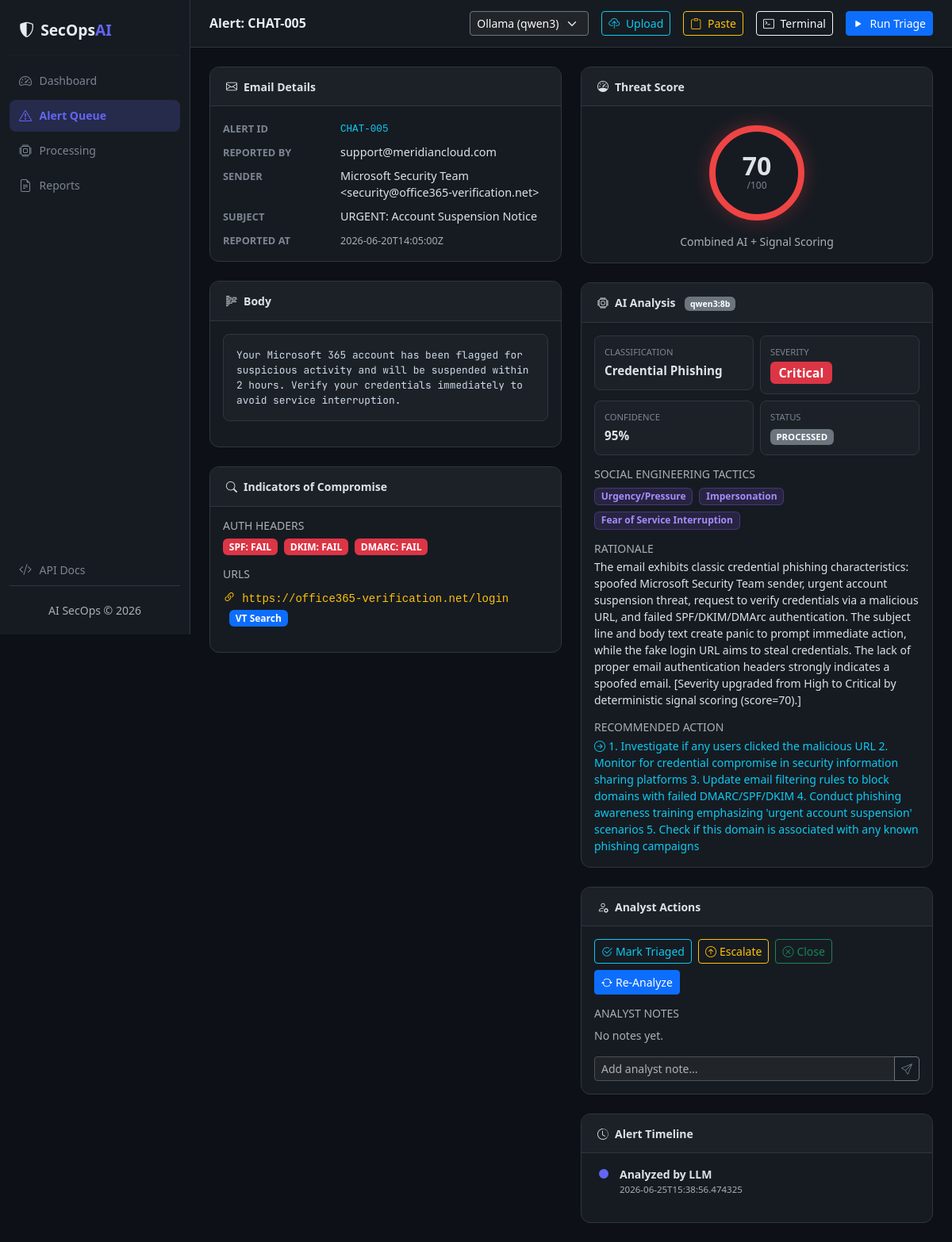
Screenshot of /alerts/CHAT-005 with the database file from the repository.
### tables this page shows
CREATE TABLE alerts (
                    alert_id            TEXT PRIMARY KEY,
                    sender_email        TEXT,
                    sender_display_name TEXT,
                    subject             TEXT,
                    body_text           TEXT,
                    urls                TEXT,
                    attachments         TEXT,
                    spf                 TEXT,
                    dkim                TEXT,
                    dmarc               TEXT,
                    reported_by         TEXT,
                    reported_at         TEXT,
                    classification      TEXT,
                    severity            TEXT,
                    confidence          INTEGER,
                    threat_score        INTEGER,
                    status              TEXT DEFAULT 'NEW',
                    rationale           TEXT,
                    recommended_action  TEXT,
                    social_engineering_tactics TEXT,
                    processed_at        TEXT
                );

CREATE TABLE audit_log (
                    id          INTEGER PRIMARY KEY AUTOINCREMENT,
                    alert_id    TEXT,
                    action      TEXT,
                    note        TEXT,
                    timestamp   TEXT
                );

### app/routes/alerts.py (the view)
@router.get("/{alert_id}", name="alert_detail")
async def alert_detail(request: Request, alert_id: str):
    db    = request.app.state.db
    alert = db.get_alert(alert_id)
    if not alert:
        return request.app.state.templates.TemplateResponse("404.html", {"request": request}, status_code=404)
    _enrich(alert)
    audit = db.get_audit_log(alert_id)
    notes = db.get_notes(alert_id)
    return request.app.state.templates.TemplateResponse("alert_detail.html", {
        "request": request,
        "alert":   alert,
        "audit":   audit,
        "notes":   notes,
    })

### app/templates/alert_detail.html (shortened to what this page needs)
{% extends "base.html" %}
{% block page_title %}Alert: {{ alert.alert_id }}{% endblock %}
{% block content %}
<div class="row g-4">
  <div class="col-lg-6">
    <div class="card card-dark mb-4">
      <div class="card-header"><i class="bi bi-envelope me-2"></i>Email Details</div>
      <div class="card-body">
        <dl class="row mb-0 detail-dl">
          <dt>Alert ID</dt>
          <dd><code class="text-info">{{ alert.alert_id }}</code></dd>
          <dt>Reported By</dt>
          <dd>{{ alert.reported_by or '—' }}</dd>
          <dt>Sender</dt>
          <dd>{{ alert.sender_display_name or '' }} &lt;{{ alert.sender_email }}&gt;</dd>
          <dt>Subject</dt>
          <dd>{{ alert.subject }}</dd>
          <dt>Reported At</dt>
          <dd><small class="text-muted">{{ alert.reported_at }}</small></dd>
        </dl>
      </div>
    </div>
    <div class="card card-dark mb-4">
      <div class="card-header"><i class="bi bi-body-text me-2"></i>Body</div>
      <div class="card-body">
        <pre class="body-pre">{{ alert.body_text }}</pre>
      </div>
    </div>
    <div class="card card-dark mb-4">
      <div class="card-header"><i class="bi bi-search me-2"></i>Indicators of Compromise</div>
      <div class="card-body">
        <h6 class="small text-muted mb-2">AUTH HEADERS</h6>
        <div class="d-flex gap-2 mb-3 flex-wrap">
          <span class="badge {% if alert.spf == 'fail' %}bg-danger{% else %}bg-success{% endif %}">
            SPF: {{ alert.spf | upper }}
          </span>
          <span class="badge {% if alert.dkim == 'fail' %}bg-danger{% else %}bg-success{% endif %}">
            DKIM: {{ alert.dkim | upper }}
          </span>
          <span class="badge {% if alert.dmarc == 'fail' %}bg-danger{% else %}bg-success{% endif %}">
            DMARC: {{ alert.dmarc | upper }}
          </span>
        </div>
        {% if alert.urls_list %}
        <h6 class="small text-muted mb-2">URLS</h6>
        <ul class="list-unstyled mb-3">
          {% for u in alert.urls_list %}
          <li class="mb-1"><i class="bi bi-link-45deg text-warning me-1"></i>
            <code class="text-warning">{{ u }}</code>
            <a href="https://www.virustotal.com/gui/search?query={{ u | urlencode }}" target="_blank" class="badge bg-primary text-decoration-none ms-2">
              VT Search
            </a>
          </li>
          {% endfor %}
        </ul>
        {% endif %}
      </div>
    </div>
  </div>
  <div class="col-lg-6">
    <div class="card card-dark mb-4 border-{% if alert.threat_score >= 70 %}danger{% elif alert.threat_score >= 40 %}warning{% else %}info{% endif %}">
      <div class="card-header"><i class="bi bi-speedometer me-2"></i>Threat Score</div>
      <div class="card-body text-center">
        <div class="threat-score-ring
          {% if alert.threat_score >= 70 %}ring-critical{% elif alert.threat_score >= 40 %}ring-high{% else %}ring-low{% endif %}">
          <span class="score-value">{{ alert.threat_score or 0 }}</span>
          <span class="score-max">/100</span>
        </div>
        <div class="mt-2 text-muted small">Combined AI + Signal Scoring</div>
      </div>
    </div>
    <div class="card card-dark mb-4">
      <div class="card-header"><i class="bi bi-cpu me-2"></i>AI Analysis
        <span class="badge bg-secondary ms-2">qwen3:8b</span>
      </div>
      <div class="card-body">
        <div class="row g-2 mb-3">
          <div class="col-6">
            <div class="analysis-field">
              <div class="analysis-label">Classification</div>
              <div class="analysis-value">{{ alert.classification or '—' }}</div>
            </div>
          </div>
          <div class="col-6">
            <div class="analysis-field">
              <div class="analysis-label">Severity</div>
              <div class="analysis-value">
                <span class="badge bg-{% if alert.severity=='Critical' %}danger{% elif alert.severity=='High' %}warning{% elif alert.severity=='Medium' %}info{% else %}secondary{% endif %} fs-6">
                  {{ alert.severity or '—' }}
                </span>
              </div>
            </div>
          </div>
          <div class="col-6">
            <div class="analysis-field">
              <div class="analysis-label">Confidence</div>
              <div class="analysis-value fw-bold">{{ alert.confidence or 0 }}%</div>
            </div>
          </div>
          <div class="col-6">
            <div class="analysis-field">
              <div class="analysis-label">Status</div>
              <div class="analysis-value">
                <span class="badge bg-{{ alert.status_color }}">{{ alert.status }}</span>
              </div>
            </div>
          </div>
        </div>
        {% if alert.tactics_list %}
        <h6 class="small text-muted mb-2">SOCIAL ENGINEERING TACTICS</h6>
        <div class="d-flex flex-wrap gap-2 mb-3">
          {% for t in alert.tactics_list %}
          <span class="badge bg-purple-subtle text-purple border border-purple-subtle">{{ t }}</span>
          {% endfor %}
        </div>
        {% endif %}
        <h6 class="small text-muted mb-1">RATIONALE</h6>
        <p class="small mb-3">{{ alert.rationale or '—' }}</p>
        <h6 class="small text-muted mb-1">RECOMMENDED ACTION</h6>
        <p class="small text-info mb-0">
          <i class="bi bi-arrow-right-circle me-1"></i>{{ alert.recommended_action or '—' }}
        </p>
      </div>
    </div>
    <div class="card card-dark mb-4">
      <div class="card-header"><i class="bi bi-person-gear me-2"></i>Analyst Actions</div>
      <div class="card-body">
        <div class="d-flex flex-wrap gap-2 mb-3">
          <form method="POST" action="/alerts/{{ alert.alert_id }}/status">
            <button class="btn btn-sm btn-outline-info" type="submit">
              <i class="bi bi-check2-circle me-1"></i>Mark Triaged
            </button>
          </form>
          <form method="POST" action="/alerts/{{ alert.alert_id }}/status">
            <button class="btn btn-sm btn-outline-warning" type="submit">
              <i class="bi bi-arrow-up-circle me-1"></i>Escalate
            </button>
          </form>
          <form method="POST" action="/alerts/{{ alert.alert_id }}/status">
            <button class="btn btn-sm btn-outline-success" type="submit">
              <i class="bi bi-x-circle me-1"></i>Close
            </button>
          </form>
          <button class="btn btn-sm btn-primary" type="button"
                  hx-post="/api/reanalyze/{{ alert.alert_id }}" hx-swap="none"
                  onclick="this.disabled=true; this.innerHTML='<i class=\'bi bi-arrow-repeat spin me-1\'></i>Analyzing...'; showToast('Re-Analysis Started', 'Qwen is analyzing this alert. The page will auto-reload in 10 seconds.', 'info'); setTimeout(()=>{window.location.reload()}, 10000)">
            <i class="bi bi-arrow-repeat me-1"></i>Re-Analyze
          </button>
        </div>
        <h6 class="small text-muted mb-2">ANALYST NOTES</h6>
        {% for n in notes %}
        <div class="note-bubble mb-2">
          <div class="note-text">{{ n.note }}</div>
          <div class="note-time text-muted">{{ n.created_at }}</div>
        </div>
        {% else %}
        <p class="text-muted small">No notes yet.</p>
        {% endfor %}
        <form method="POST" action="/alerts/{{ alert.alert_id }}/note" class="mt-2">
          <div class="input-group input-group-sm">
            <input class="form-control"
                   name="note" placeholder="Add analyst note…" required/>
            <button class="btn btn-outline-secondary" type="submit">
              <i class="bi bi-send"></i>
            </button>
          </div>
        </form>
      </div>
    </div>
    <div class="card card-dark">
      <div class="card-header"><i class="bi bi-clock-history me-2"></i>Alert Timeline</div>
      <div class="card-body p-0">
        <ul class="timeline-list">
          {% for e in audit %}
          <li class="timeline-item">
            <span class="timeline-dot"></span>
            <div class="timeline-content">
              <div class="timeline-action">{{ e.action }}</div>
              <div class="timeline-time text-muted">{{ e.timestamp }}</div>
            </div>
          </li>
          {% else %}
          <li class="timeline-item"><span class="timeline-dot"></span>
            <div class="timeline-content text-muted small">No events yet.</div>
          </li>
          {% endfor %}
        </ul>
      </div>
    </div>
  </div>
</div>
{% endblock %}

### app/static/css/main.css (style rules this page uses)
:root { --bg: #0d1117; --surface: #161b22; --surface-2: #1c2128; --border: #30363d; --text: #e6edf3; --text-muted: #7d8590; --accent: #6366f1; --accent-glow: rgba(99,102,241,.2); --sidebar-w: 240px; font-family: 'Inter', system-ui, sans-serif; }
html, body { height: 100%; background: var(--bg); color: var(--text); }
.card-dark { background: var(--surface) !important; border: 1px solid var(--border) !important; border-radius: 12px; }
.card-dark .card-header { background: var(--surface-2) !important; border-bottom: 1px solid var(--border); font-weight: 600; font-size: .875rem; border-radius: 12px 12px 0 0 !important; padding: .85rem 1.25rem; }
.bg-purple-subtle { background: rgba(139,92,246,.15); }
.text-purple { color: #a78bfa; }
.border-purple-subtle { border-color: rgba(139,92,246,.3) !important; }
.threat-score-ring { display: inline-flex; flex-direction: column; align-items: center; justify-content: center; width: 120px; height: 120px; border-radius: 50%; border: 8px solid; margin: .5rem auto; }
.ring-critical { border-color: #ef4444; box-shadow: 0 0 24px rgba(239,68,68,.3); }
.score-value { font-size: 2rem; font-weight: 800; line-height: 1; }
.score-max { font-size: .75rem; color: var(--text-muted); }
.detail-dl { display: grid; grid-template-columns: 140px 1fr; gap: .5rem; }
.detail-dl dt { font-size: .8rem; text-transform: uppercase; color: var(--text-muted); align-self: start; padding-top: .15rem; }
.detail-dl dd { margin: 0; font-size: .9rem; }
.body-pre { white-space: pre-wrap; word-break: break-word; background: var(--surface-2); border-radius: 8px; padding: 1rem; font-family: 'JetBrains Mono', monospace; font-size: .8rem; color: #cdd9e5; border: 1px solid var(--border); max-height: 200px; overflow-y: auto; }
.analysis-field { background: var(--surface-2); border: 1px solid var(--border); border-radius: 8px; padding: .75rem; }
.analysis-label { font-size: .7rem; text-transform: uppercase; color: var(--text-muted); margin-bottom: .25rem; }
.analysis-value { font-weight: 600; font-size: .95rem; }
.timeline-list { list-style: none; padding: 1rem 1.25rem; margin: 0; }
.timeline-item { display: flex; gap: .75rem; position: relative; padding-bottom: 1rem; }
.timeline-dot { width: 16px; height: 16px; border-radius: 50%; background: var(--accent); flex-shrink: 0; margin-top: 2px; border: 2px solid var(--surface); }
.timeline-action { font-size: .875rem; font-weight: 600; }
.timeline-time { font-size: .72rem; }

### rows the page displays
alerts: alert_id "CHAT-005", reported_by "support@meridiancloud.com", sender_display_name "Microsoft Security Team", sender_email "security@office365-verification.net", subject "URGENT: Account Suspension Notice", reported_at "2026-06-20T14:05:00Z", body_text "Your Microsoft 365 account has been flagged for suspicious activity and will be suspended within 2 hours. Verify your credentials immediately to avoid service interruption.", spf "FAIL", dkim "FAIL", dmarc "FAIL", threat_score "70", classification "Credential Phishing", severity "Critical", confidence "95", status "PROCESSED", rationale "The email exhibits classic credential phishing characteristics: spoofed Microsoft Security Team sender, urgent account suspension threat, request to verify credentials via a malicious URL, and failed SPF/DKIM/DMArc authentication. The subject line and body text create panic to prompt immediate action, while the fake login URL aims to steal credentials. The lack of proper email authentication headers strongly indicates a spoofed email. [Severity upgraded from High to Critical by deterministic signal scoring (score=70).]", recommended_action "1. Investigate if any users clicked the malicious URL 2. Monitor for credential compromise in security information sharing platforms 3. Update email filtering rules to block domains with failed DMARC/SPF/DKIM 4. Conduct phishing awareness training emphasizing 'urgent account suspension' scenarios 5. Check if this domain is associated with any known phishing campaigns"
audit_log: action "Analyzed by LLM", timestamp "2026-06-25T15:38:56.474325"

### other values shown
{{ u }} "https://office365-verification.net/login"
{{ t }} "Urgency/Pressure" "Impersonation" "Fear of Service Interruption"
